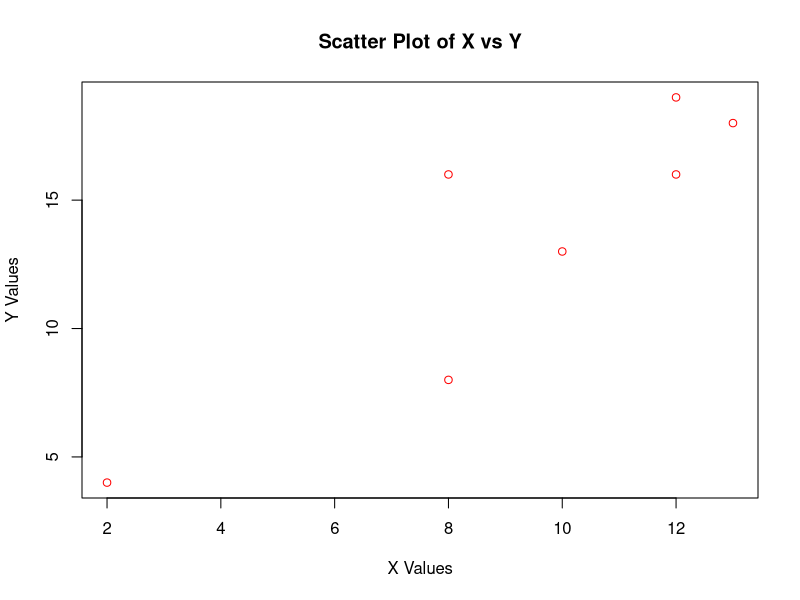

Reproduce this figure in R.
x <- c(2, 8, 13, 10, 12, 12, 8)
y <- c(4, 16, 18, 13, 19, 16, 8)

plot(x, y, 
     main = "Scatter Plot of X vs Y",
     xlab = "X Values", 
     ylab = "Y Values", 
     col = "red")